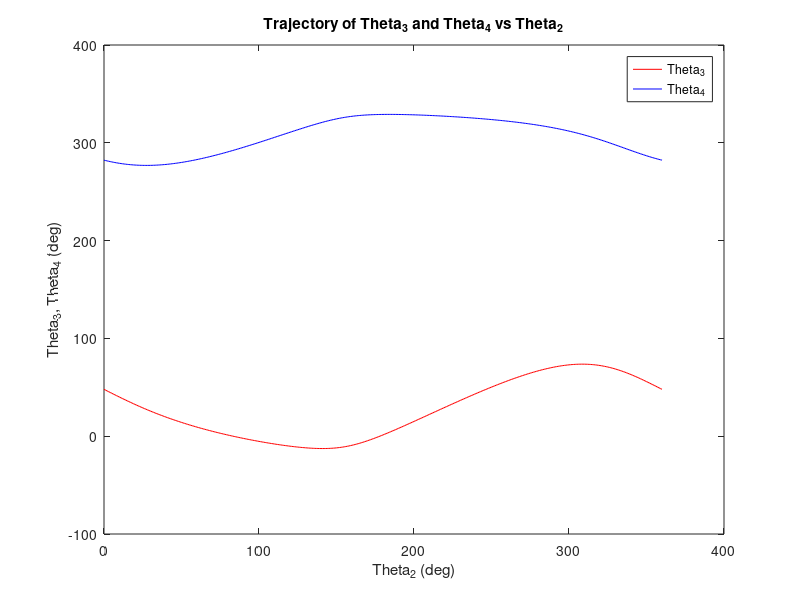

Source code (MATLAB):
% Four Bar Mechanism: Position Analysis

% Inputs
L2 = 0.3; % m, length of arm 2
L3 = 0.45; % m, length of arm 3
L4 = 0.7; % m, length of arm 4
LDE = 0.75; % m
LAE = 0.35; % m
Nmax = 100; % max number of iterations
epsk = [1e-6, 1e-6]; % convergence threshold

% Initialize variables
N = 361; % Number of theta2 values
teta2 = linspace(0, 2*pi, N); % theta2 in radians
teta3 = zeros(1, N); % theta3 in radians
teta4 = zeros(1, N); % theta4 in radians
tet3 = zeros(1, N); % theta3 in degrees
tet4 = zeros(1, N); % theta4 in degrees

% Display progress bar
wbar = waitbar(0, 'Iteration Processing....');

% Main loop
for k = 1:N
    tet3o = 20 * pi / 180; % Reset initial value of tet3o
    tet4o = 320 * pi / 180; % Reset initial value of tet4o
    
    for iter = 1:Nmax
        % Update theta3 and theta4
        tet3o = tet3o + eps(1);
        tet4o = tet4o + eps(2);

        % Define function and Jacobian
        f = [-(L2 * cos(teta2(k)) + L3 * cos(tet3o) + L4 * cos(tet4o) - LDE); -(L2 * sin(teta2(k)) + L3 * sin(tet3o) + L4 * sin(tet4o) + LAE)];
        J = [-L3 * sin(tet3o), -L4 * sin(tet4o); L3 * cos(tet3o), L4 * cos(tet4o)];

        % Compute error and check for convergence
        eps = J \ f; % More efficient than inv(J) * f
        if all(abs(eps) <= epsk)
            tet3(k) = tet3o * 180 / pi; % deg
            teta3(k) = tet3o; % rad
            teta4(k) = tet4o; % rad
            tet4(k) = tet4o * 180 / pi; % deg
            break;
        end
    end
    waitbar(k/N, wbar);
end

% Close progress bar
close(wbar);

% Write results to file
fid = fopen('reportfourarm.m', 'w');
fprintf(fid, 'teta2(i) teta3(i) teta4(i)\n');
for i = 1:N
    fprintf(fid, '%1.2f     %6.1f        %6.1f\n', teta2(i) * 180/pi, tet3(i), tet4(i));
end
fclose(fid);

% Prompt for analysis results
input('Analysis Results: Report | <enter>\n');

% Plot the trajectory of theta_3 and theta_4
plot(teta2 * 180/pi, tet3, 'r-', teta2 * 180/pi, tet4, 'b-');
xlabel('Theta_2 (deg)');
ylabel('Theta_3, Theta_4 (deg)');
legend('Theta_3', 'Theta_4');
title('Trajectory of Theta_3 and Theta_4 vs Theta_2');